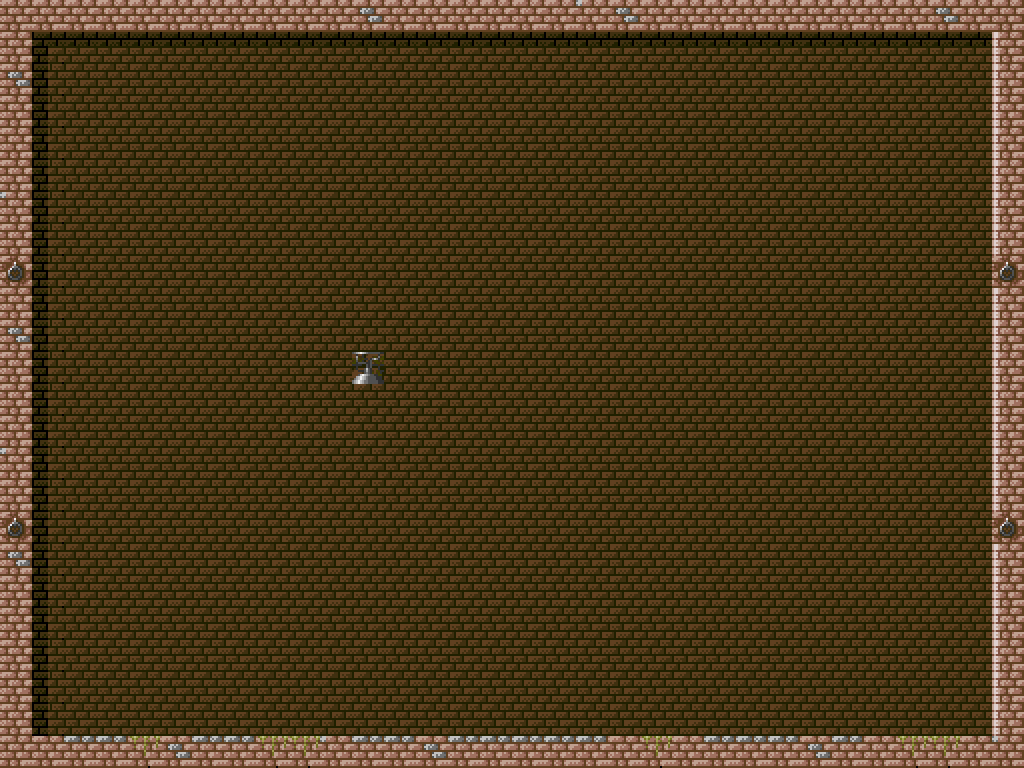

Tiled map render using the project's own tile images. Description and the map definition, with tile-layer contents summarised, below:
An orthogonal 32x24 tile map with 32x32 px tiles, 1 tile layer (Tile Layer 1) and 51 objects (4x item, tem, SpawnPoint).

<map version="1.0" orientation="orthogonal" width="32" height="24" tilewidth="32" tileheight="32">
 <tileset firstgid="1" name="Level01-20Taslar" tilewidth="32" tileheight="32">
  <image source="Level01-20Taslar.png" width="640" height="512" />
 </tileset>
 <layer name="Tile Layer 1" width="32" height="24">
  <data>[768 cells, 768 non-empty, 12 distinct tile ids]</data>
 </layer>
 <objectgroup name="this" width="32" height="24">
  <object gid="46" x="704" y="576" />
  <object gid="46" x="736" y="576" />
  <object gid="46" x="768" y="576" />
  <object gid="46" x="672" y="576" />
  <object gid="46" x="800" y="576" />
  <object gid="47" x="832" y="576" />
  <object gid="45" x="640" y="576" />
  <object gid="45" x="224" y="576" />
  <object gid="46" x="352" y="576" />
  <object gid="46" x="288" y="576" />
  <object gid="46" x="320" y="576" />
  <object gid="46" x="256" y="576" />
  <object gid="46" x="384" y="576" />
  <object gid="47" x="416" y="576" />
  <object gid="47" x="800" y="576" />
  <object gid="45" x="608" y="576" />
  <object gid="46" x="640" y="576" />
  <object gid="1" x="832" y="576" />
  <object name="item" gid="145" x="672" y="544" />
  <object name="item" gid="144" x="256" y="544" />
  <object name="item" gid="144" x="416" y="544" />
  <object gid="56" x="960" y="768" />
  <object gid="56" x="32" y="768" />
  <object gid="55" x="800" y="32" />
  <object gid="55" x="256" y="32" />
  <object gid="55" x="64" y="32" />
  <object gid="55" x="480" y="32" />
  <object gid="106" x="736" y="384" />
  <object gid="107" x="768" y="384" />
  <object gid="107" x="800" y="384" />
  <object gid="108" x="832" y="384" />
  <object gid="81" x="448" y="672" />
  <object gid="82" x="480" y="672" />
  <object gid="83" x="512" y="672" />
  <object gid="84" x="544" y="672" />
  <object gid="109" x="288" y="448" />
  <object gid="110" x="320" y="448" />
  <object gid="110" x="352" y="448" />
  <object gid="110" x="384" y="448" />
  <object gid="111" x="416" y="448" />
 </objectgroup>
 <objectgroup name="other" width="32" height="24" opacity="0.2">
  <object gid="41" x="416" y="352" />
  <object gid="41" x="576" y="352" />
  <object gid="41" x="544" y="352" />
  <object gid="41" x="512" y="352" />
  <object gid="41" x="480" y="352" />
  <object gid="41" x="448" y="352" />
  <object gid="41" x="608" y="352" />
  <object name="item" gid="145" x="480" y="320" />
  <object name="tem" gid="144" x="576" y="320" />
  <object gid="132" x="832" y="352" />
 </objectgroup>
 <objectgroup name="Objects" width="32" height="24">
  <object name="SpawnPoint" gid="163" x="736" y="544" />
 </objectgroup>
</map>